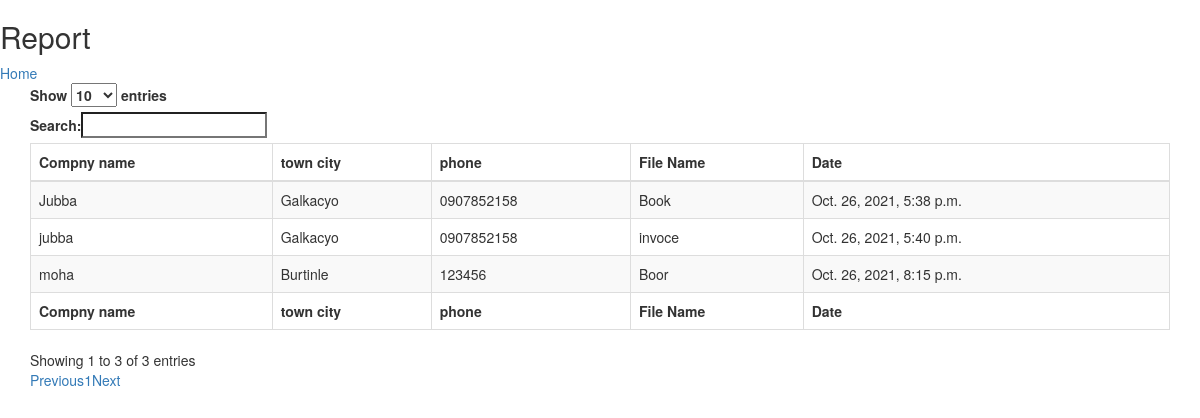
Screenshot of /Report/ (signed in) with the database file from the repository.
### jubba/models.py (models this page shows, shortened)
class CostINfo(models.Model):
  Paid = 'PAID'
  Unpaid = 'UNPAID'
  PAYMENT_CHOICE = [
        (Paid, 'PAID'),
        (Unpaid, 'UNPAID'),
  ]
  created_at = models.DateTimeField(auto_now_add=True)
  File_name = models.CharField(max_length=30)
  compny_name = models.CharField(max_length=30)
  town_city = models.CharField(max_length=30)
  phone = models.CharField(max_length=30)
  text = models.TextField(max_length=300)
  '''Payment_choice = models.CharField(
        max_length=10,
        choices=PAYMENT_CHOICE,
    )
'''

### jubba/views.py (the view)
# urls.py: path("Report/", views.Report.as_view(), name="Report"),
class Report(LoginRequiredMixin,ListView):
     template_name = 'order/Report.html'
     queryset = CostINfo.objects.all()

### jubba/templates/order/Report.html (shortened to what this page needs)
{% extends './base.html' %}
{% load static %}
{% block head %}
    <link rel="stylesheet" href="https://maxcdn.bootstrapcdn.com/bootstrap/3.3.7/css/bootstrap.min.css">
    <link rel="stylesheet" href="https://cdn.datatables.net/1.10.22/css/dataTables.bootstrap.min.css">
    <link rel="stylesheet" href="https://cdn.datatables.net/fixedheader/3.1.7/css/fixedHeader.bootstrap.min.css">
    <link rel="stylesheet" href=" https://cdn.datatables.net/responsive/2.2.6/css/responsive.bootstrap.min.css">
{% endblock %}
{% block content %}
<h2>Report</h2>
<a href="{% url 'home'%}">Home</button></a>
  <br>
    <div class="container">
        <table id="example" class="table table-striped table-bordered nowrap" style="width:100%">
            <thead>
                <tr>
                    <th>Compny name</th>
                    <th>town city</th>
                    <th>phone</th>
                    <th>File Name</th>
                    <th>Date</th>
                </tr>
                 </thead>
            <tbody>
              {% for order in  object_list%}
                <tr>
                    <td>{{ order.compny_name}}</td>
                    <td>{{ order.town_city}}</td>
                    <td>{{ order.phone}}</td>
                    <td>{{ order.File_name}}</td>
                    <td>{{ order.created_at}}</td>
                </tr>
              {% endfor %}
            </tbody>
            <tfoot>
                <tr>
                    <th>Compny name</th>
                    <th>town city</th>
                    <th>phone</th>
                    <th>File Name</th>
                    <th>Date</th>
                </tr>
            </tfoot>
        </table>
    </div>
{% endblock %}

### rows the page displays
CostINfo: compny_name "Jubba", town_city "Galkacyo", phone "0907852158", File_name "Book", created_at "Oct. 26, 2021, 5:38 p.m."
CostINfo: compny_name "jubba", town_city "Galkacyo", phone "0907852158", File_name "invoce", created_at "Oct. 26, 2021, 5:40 p.m."
CostINfo: compny_name "moha", town_city "Burtinle", phone "123456", File_name "Boor", created_at "Oct. 26, 2021, 8:15 p.m."
